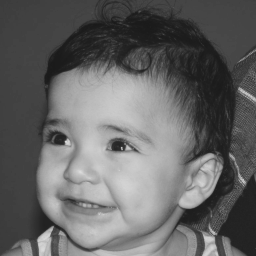
//> input picture cap6/biel.png, 256 x 256 px
$ ./colormap biel.png   (built with g++ and OpenCV 4)
//> lines starting //> are read from the running program, lines starting //| are printed output that depends on the picture
#include <opencv2/opencv.hpp>
#include <iostream>

int main(int argc, const char *argv[]) {

    cv::Mat image, imagecolor;

    image = cv::imread(argv[1], cv::IMREAD_GRAYSCALE);
//> image is the input picture: 256 rows x 256 cols, CV_8UC1; min 26, max 219, mean 100.9

    if (!image.data) {
        std::cout << "Nao abriu a imagem" << std::endl;
        return -1;
    }

    // AUTUMN
    cv::applyColorMap(image, imagecolor, cv::COLORMAP_AUTUMN);
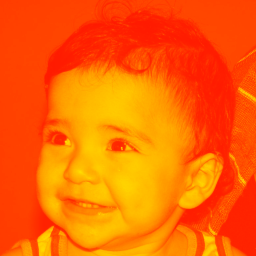
//> imagecolor: 256 rows x 256 cols, CV_8UC3; mean B, G, R 0, 100.9, 255
    cv::imshow("colormap_autumn", imagecolor);
    cv::waitKey(0);

    // BONE
    cv::applyColorMap(image, imagecolor, cv::COLORMAP_BONE);
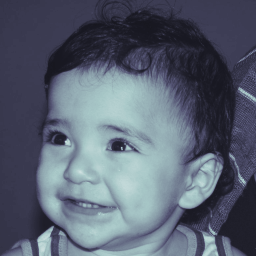
//> imagecolor: 256 rows x 256 cols, CV_8UC3; mean B, G, R 112.8, 97.4, 88.5
    cv::imshow("colormap_bone", imagecolor);
    cv::waitKey(0);

    // HOT
    cv::applyColorMap(image, imagecolor, cv::COLORMAP_HOT);
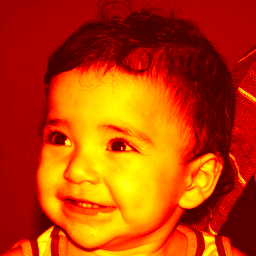
//> imagecolor: 256 rows x 256 cols, CV_8UC3; mean B, G, R 0.1, 62.1, 190.2
    cv::imshow("colormap_hot", imagecolor);
    cv::waitKey(0);

    // OCEAN
    cv::applyColorMap(image, imagecolor, cv::COLORMAP_OCEAN);
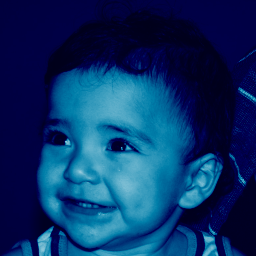
//> imagecolor: 256 rows x 256 cols, CV_8UC3; mean B, G, R 100.9, 48.2, 8.7
    cv::imshow("colormap_ocean", imagecolor);
    cv::waitKey(0);

    // VIRIDIS
    cv::applyColorMap(image, imagecolor, cv::COLORMAP_VIRIDIS);
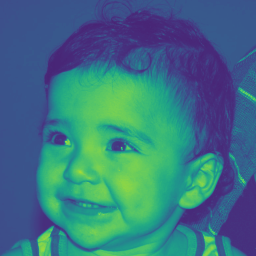
//> imagecolor: 256 rows x 256 cols, CV_8UC3; mean B, G, R 129.2, 116.2, 59.4
    cv::imshow("colormap_viridis", imagecolor);
    cv::waitKey(0);

    return 0;
}
